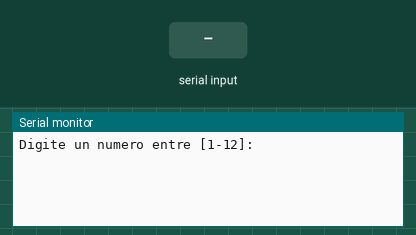
Recording of a program running on a simulated ESP32. On the bench: the last lines printed to the serial monitor. The inputs (shaded band) are chosen by the test bench.

Above: at 1.2 s.
1.3 s: "90,45\n" received over Serial
At 2.1 s:
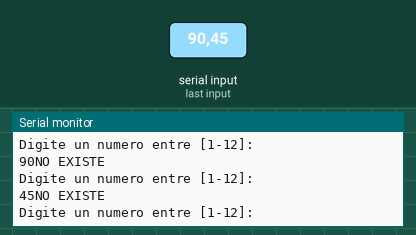
2.8 s: "1\n" received over Serial
At 3.6 s:
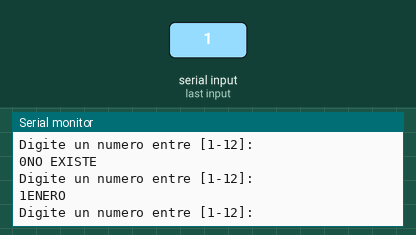
4.3 s: "2\n" received over Serial
At 4.7 s:
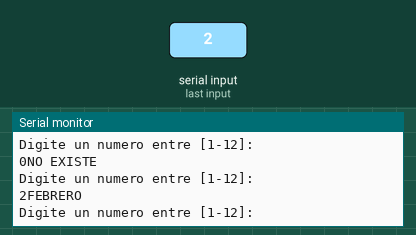
5.8 s: "3\n" received over Serial
At 6.6 s:
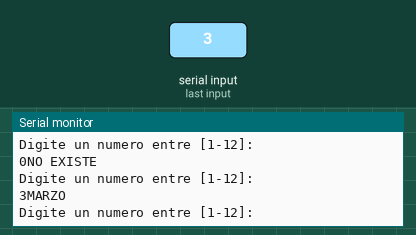
7.3 s: "4\n" received over Serial
At 8.1 s:
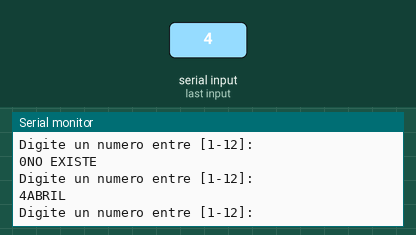
8.8 s: "5\n" received over Serial
At 10.2 s:
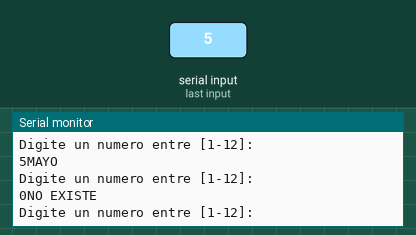
Timing chart, 0 to 11.3 s (numbered marks = the images above; inputs shaded):
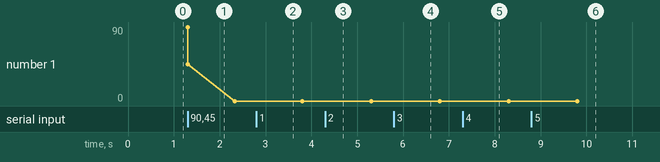

The program:

main.cpp
```cpp
/*10. Mostrar los meses del año, pidiéndole al usuario un número entre (1-12),
y mostrar el mes al que corresponde.

#include<iostream>

using namespace std;

int main(){
	int numero;

	cout<<"Digite un numero entre [1-12]: ";
	cin>>numero;

	switch(numero){
		case 1: cout<<"Enero";break;
		case 2: cout<<"Febrero";break;
		case 3: cout<<"Marzo";break;
		case 4: cout<<"Abril";break;
		case 5: cout<<"Mayo";break;
		case 6: cout<<"Junio";break;
		case 7: cout<<"Julio";break;
		case 8: cout<<"Agosto";break;
		case 9: cout<<"Septiembre";break;
		case 10: cout<<"Octubre";break;
		case 11: cout<<"Noviembre";break;
		case 12: cout<<"Diciembre";break;
		default: cout<<"No existe mes para ese numero";break;
	}


	return 0;
}

*/

#include <Arduino.h>

	int numero;

void setup()
{
  	Serial.begin(9600);
}

void loop()
{

	Serial.println("Digite un numero entre [1-12]: "); while(!Serial.available()){} numero = Serial.parseInt();
	Serial.print(String(numero));

	switch(numero){
		case 1: Serial.println("ENERO "); break;
		case 2: Serial.println("FEBRERO "); break;
		case 3: Serial.println("MARZO "); break;
		case 4: Serial.println("ABRIL "); break;
		case 5: Serial.println("MAYO "); break;
		case 6: Serial.println("JUNIO "); break;
		case 7: Serial.println("JULIO "); break;
		case 8: Serial.println("AGOSTO "); break;
		case 9: Serial.println("SEPTIEMBRE "); break;
		case 10: Serial.println("OCTUBRE "); break;
		case 11: Serial.println("NOVIEMBRE "); break;
		case 12: Serial.println("DICIEMBRE "); break;
		default: Serial.println("NO EXISTE "); break;
	}


}
```

Measured:
- after the input at 1.3 s, the serial monitor: prints a new line at once (image 1)
- after the input at 2.8 s, the serial monitor: prints a new line at once (image 2)
- after the input at 4.3 s, the serial monitor: prints a new line at once (image 3)
- after the input at 5.8 s, the serial monitor: prints a new line at once (image 4)
- after the input at 7.3 s, the serial monitor: prints a new line at once (image 5)
- after the input at 8.8 s, the serial monitor: prints a new line at once (image 6)
